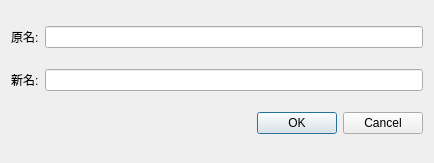
<?xml version="1.0" encoding="UTF-8"?>
<ui version="4.0">
 <class>RenameDialog</class>
 <widget class="QDialog" name="RenameDialog">
  <property name="geometry">
   <rect>
    <x>0</x>
    <y>0</y>
    <width>434</width>
    <height>163</height>
   </rect>
  </property>
  <property name="windowTitle">
   <string>Dialog</string>
  </property>
  <layout class="QGridLayout" name="gridLayout">
   <item row="0" column="0">
    <widget class="QLabel" name="label">
     <property name="text">
      <string>原名:</string>
     </property>
    </widget>
   </item>
   <item row="0" column="1">
    <widget class="QLineEdit" name="oldEdit">
     <property name="readOnly">
      <bool>true</bool>
     </property>
    </widget>
   </item>
   <item row="1" column="0">
    <widget class="QLabel" name="label_2">
     <property name="text">
      <string>新名:</string>
     </property>
    </widget>
   </item>
   <item row="1" column="1">
    <widget class="QLineEdit" name="newEdit"/>
   </item>
   <item row="2" column="0" colspan="2">
    <widget class="QDialogButtonBox" name="buttonBox">
     <property name="orientation">
      <enum>Qt::Horizontal</enum>
     </property>
     <property name="standardButtons">
      <set>QDialogButtonBox::Cancel|QDialogButtonBox::Ok</set>
     </property>
    </widget>
   </item>
  </layout>
 </widget>
 <resources/>
 <connections>
  <connection>
   <sender>buttonBox</sender>
   <signal>accepted()</signal>
   <receiver>RenameDialog</receiver>
   <slot>accept()</slot>
   <hints>
    <hint type="sourcelabel">
     <x>248</x>
     <y>254</y>
    </hint>
    <hint type="destinationlabel">
     <x>157</x>
     <y>274</y>
    </hint>
   </hints>
  </connection>
  <connection>
   <sender>buttonBox</sender>
   <signal>rejected()</signal>
   <receiver>RenameDialog</receiver>
   <slot>reject()</slot>
   <hints>
    <hint type="sourcelabel">
     <x>316</x>
     <y>260</y>
    </hint>
    <hint type="destinationlabel">
     <x>286</x>
     <y>274</y>
    </hint>
   </hints>
  </connection>
 </connections>
</ui>
